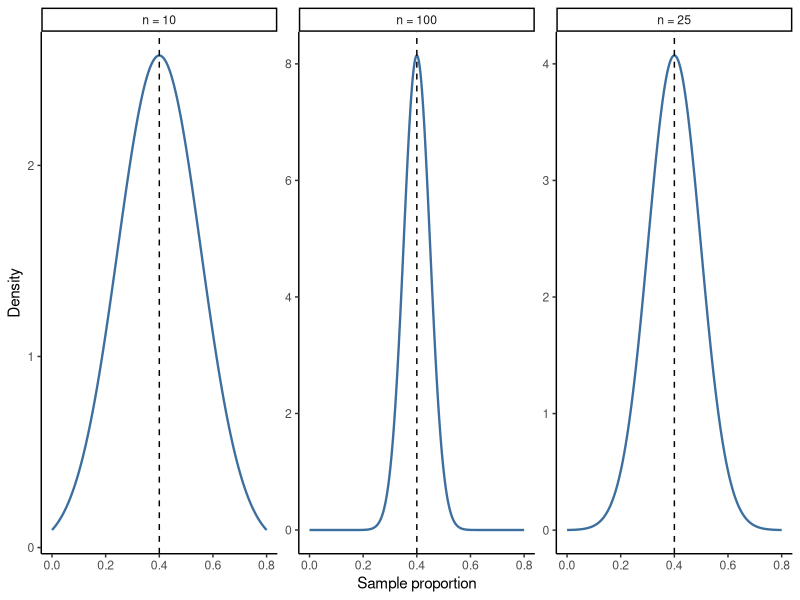

Source code (R):
## ---- chunk 1
#| label: fig-sample-size-standard-error
#| echo: false
#| warning: false
#| message: false
#| fig-cap: "As sample size increases, the sampling distribution becomes narrower while remaining centered at the population proportion."
#| fig-alt: "Three sampling distribution curves centered at 0.40; curves become narrower for sample sizes 10, 25, and 100."
#| fig-height: 3.2
#| fig-width: 7

library(ggplot2)

pi_value <- 0.40
sample_sizes <- c(10, 25, 100)

sampling_curves <- do.call(
  rbind,
  lapply(sample_sizes, function(sample_n) {
    standard_error <- sqrt(pi_value * (1 - pi_value) / sample_n)
    data.frame(
      proportion = seq(0, 0.80, length.out = 1000),
      sample_size = paste0("n = ", sample_n),
      standard_error = standard_error
    )
  })
)

sampling_curves$density <- dnorm(
  sampling_curves$proportion,
  mean = pi_value,
  sd = sampling_curves$standard_error
)

ggplot(sampling_curves, aes(x = proportion, y = density)) +
  geom_line(linewidth = 0.8, color = "#3C6E9E") +
  geom_vline(xintercept = pi_value, linetype = "dashed") +
  facet_wrap(~sample_size, scales = "free_y") +
  labs(x = "Sample proportion", y = "Density") +
  theme_classic(base_size = 11)
